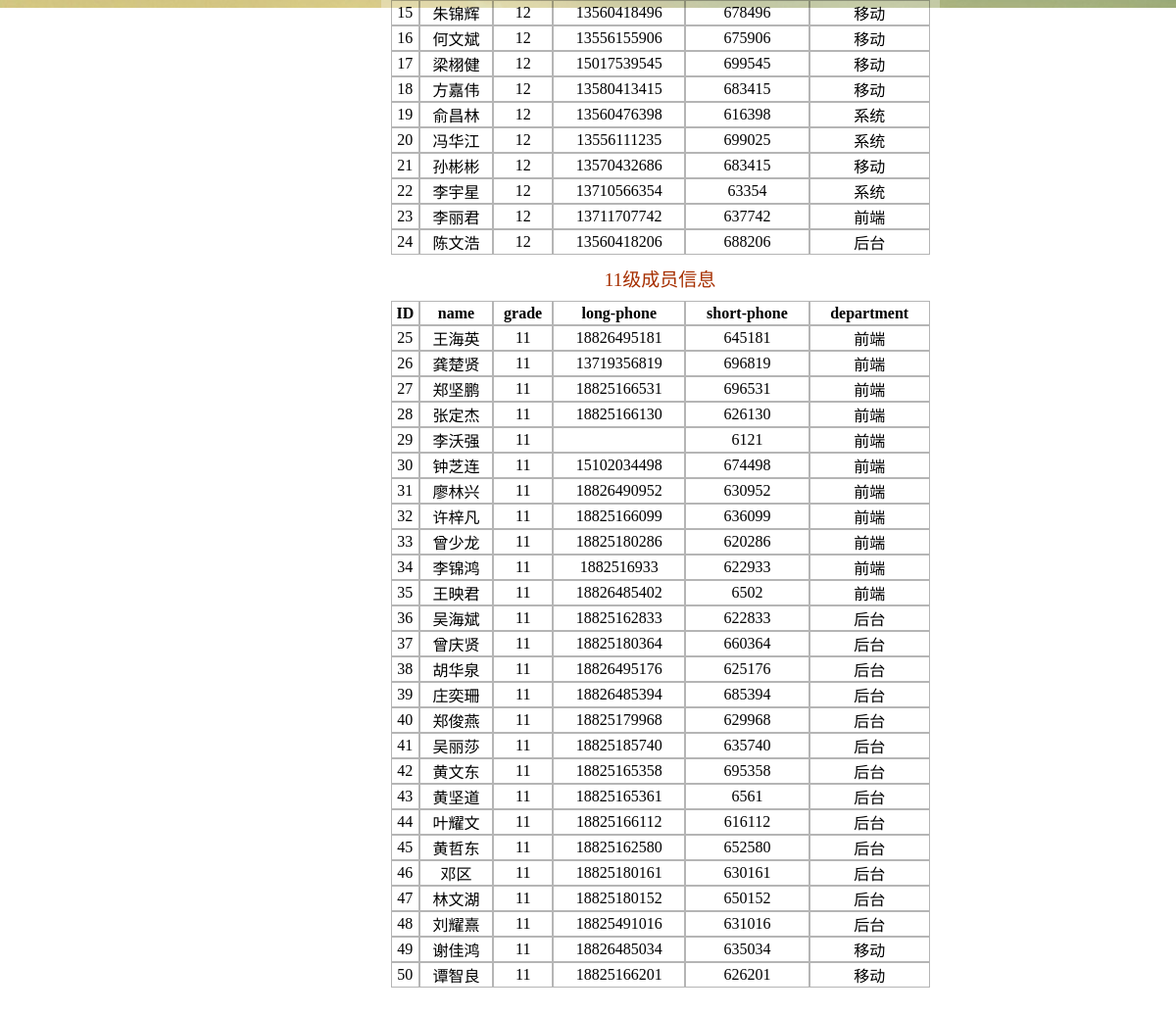
The page /html/member.php (lower part) on the database as committed earlier.
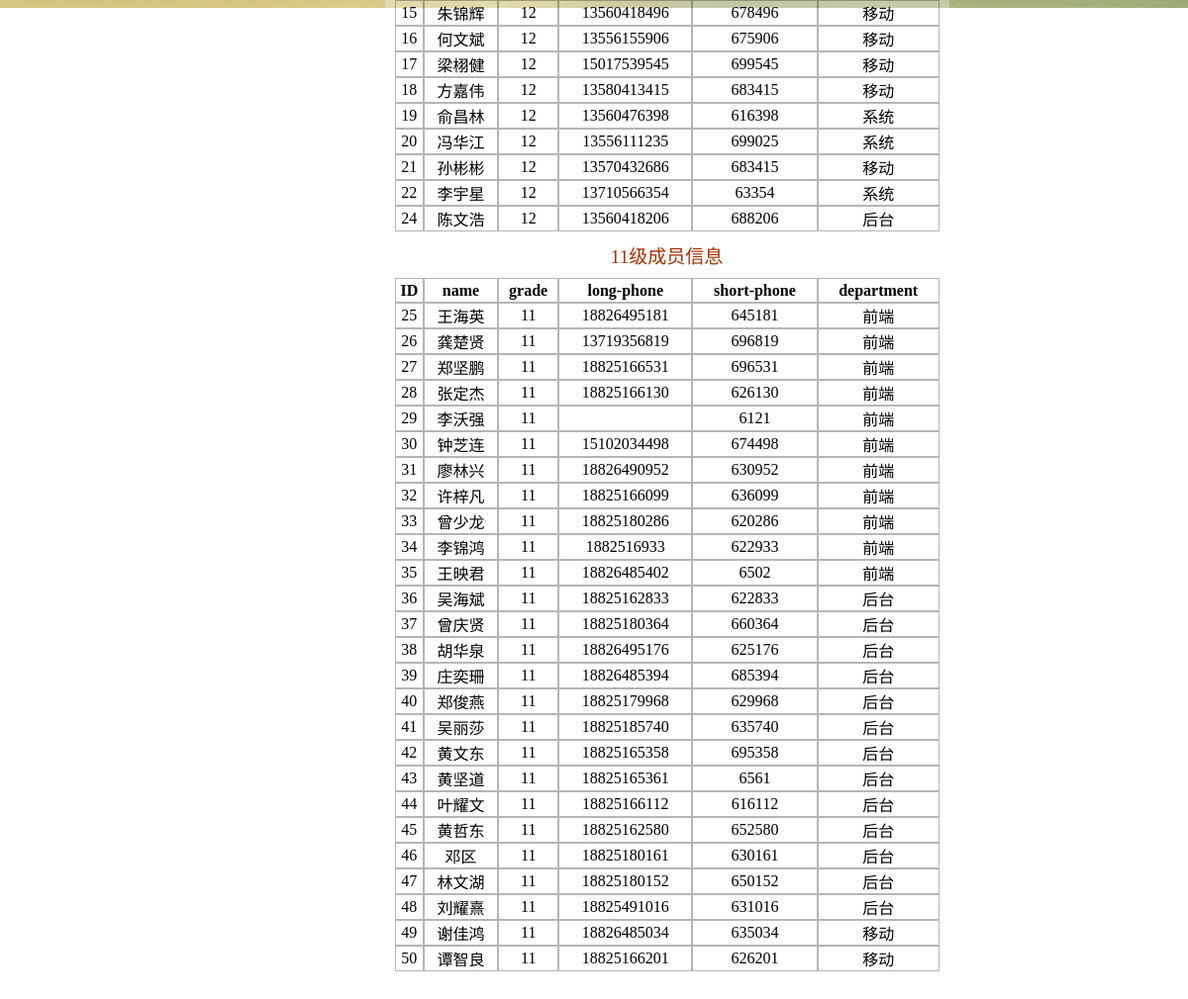
The same page on the database as committed later.
### tables this page shows
CREATE TABLE IF NOT EXISTS `member` (
  `ID` int(10) NOT NULL AUTO_INCREMENT,
  `name` varchar(20) DEFAULT NULL,
  `grade` int(5) DEFAULT NULL,
  `long_phone` varchar(12) DEFAULT NULL,
  `short_phone` int(8) DEFAULT NULL,
  `department` varchar(20) DEFAULT NULL,
  `times` int(6) NOT NULL DEFAULT '0',
  PRIMARY KEY (`ID`)
);

### html/member_th.php (the view)
<?php
echo "<tr>
		<th>ID</th>
		<th>name</th>
		<th>grade</th>
		<th>long-phone</th>
		<th>short-phone</th>
		<th>department</th>
	</tr>";
while ($row=mysql_fetch_array($result)) {
	echo "<tr>";
	echo "<td>".$row['ID']."</td>";
	echo "<td>".$row['name']."</td>";
	echo "<td>".$row['grade']."</td>";
	echo "<td>".$row['long_phone']."</td>";
	echo "<td>".$row['short_phone']."</td>";
	echo "<td>".$row['department']."</td>";
	echo "</tr>";
}
 ?>

### html/member.php (shortened to what this page needs)
<html>
	<head>
		<link rel="stylesheet" href="../css/head.css">
		<link rel="stylesheet" href="../css/member.css" />
	</head>
	<body>
		<div class="all-content">
		    <div class="memberinfo">
		    	<?php
		    	$result=mysql_query("select ID,name,grade,long_phone,
		    		short_phone,department from member where grade=13");
		    		include '../html/member_th.php';
		    	$result=mysql_query("select ID,name,grade,long_phone,
		    		short_phone,department from member where grade=12");
		    	echo "<table cellspacing=\"0\">
		    		<caption>12级成员信息</caption>";
		    		include '../html/member_th.php';
		    	echo "</table>";
                $result=mysql_query("select ID,name,grade,long_phone,
		    		short_phone,department from member where grade=11");
		    	echo "<table cellspacing=\"0\">
		    		<caption>11级成员信息</caption>";
		    		include '../html/member_th.php';
		    	echo "</table>";
		    	 ?>
		    </div>
		</div>
	</body>
</html>

### css/head.css (style rules this page uses)
* { margin:0; padding:0; }

### css/member.css (style rules this page uses)
body { background: url(../img/background.jpg) fixed no-repeat; width:1201px; height:768px; font-size: 12px; font-family: Arial Georgia; }
.all-content { width:930px; height: 768px; margin: 0 auto; position: relative; }
.memberinfo { position: relative; width: 570px; margin-left: 253px; padding-bottom: 50px; background-color: rgba(255,255,255,0.3); border-top-right-radius: 10px; }
.memberinfo table { width: 550px; margin: 0 auto; }
.memberinfo table caption { padding:10px 0; color: #A62F00; font-size: 19px; }

Rows that differ between the two databases and show on the page:
removed member: ID "23", name "李丽君", grade "12", long_phone "13711707742", short_phone "637742", department "前端"
